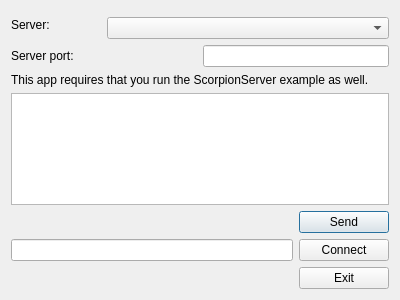
<?xml version="1.0" encoding="UTF-8"?>
<ui version="4.0">
 <class>Client</class>
 <widget class="QDialog" name="Client">
  <property name="geometry">
   <rect>
    <x>0</x>
    <y>0</y>
    <width>400</width>
    <height>300</height>
   </rect>
  </property>
  <property name="windowTitle">
   <string>client</string>
  </property>
  <layout class="QGridLayout" name="gridLayout">
   <item row="0" column="0" rowspan="2" colspan="2">
    <widget class="QLabel" name="labelServerName">
     <property name="text">
      <string>Server:</string>
     </property>
    </widget>
   </item>
   <item row="1" column="1" colspan="3">
    <widget class="QComboBox" name="serverName"/>
   </item>
   <item row="2" column="0" colspan="2">
    <widget class="QLabel" name="labelServerPort">
     <property name="text">
      <string>Server port:</string>
     </property>
    </widget>
   </item>
   <item row="2" column="2" colspan="2">
    <widget class="QLineEdit" name="serverPort"/>
   </item>
   <item row="3" column="0" colspan="4">
    <widget class="QLabel" name="label_3">
     <property name="text">
      <string>This app requires that you run the ScorpionServer example as well.</string>
     </property>
    </widget>
   </item>
   <item row="4" column="0" colspan="4">
    <widget class="QTextEdit" name="conversation">
     <property name="enabled">
      <bool>true</bool>
     </property>
    </widget>
   </item>
   <item row="5" column="3">
    <widget class="QPushButton" name="sendButton">
     <property name="text">
      <string>Send</string>
     </property>
    </widget>
   </item>
   <item row="6" column="3">
    <widget class="QPushButton" name="connectButton">
     <property name="text">
      <string>Connect</string>
     </property>
    </widget>
   </item>
   <item row="7" column="3">
    <widget class="QPushButton" name="exitButton">
     <property name="text">
      <string>Exit</string>
     </property>
    </widget>
   </item>
   <item row="5" column="0" rowspan="3" colspan="3">
    <widget class="QLineEdit" name="messageLine"/>
   </item>
  </layout>
 </widget>
 <layoutdefault spacing="6" margin="11"/>
 <resources/>
 <connections/>
</ui>
